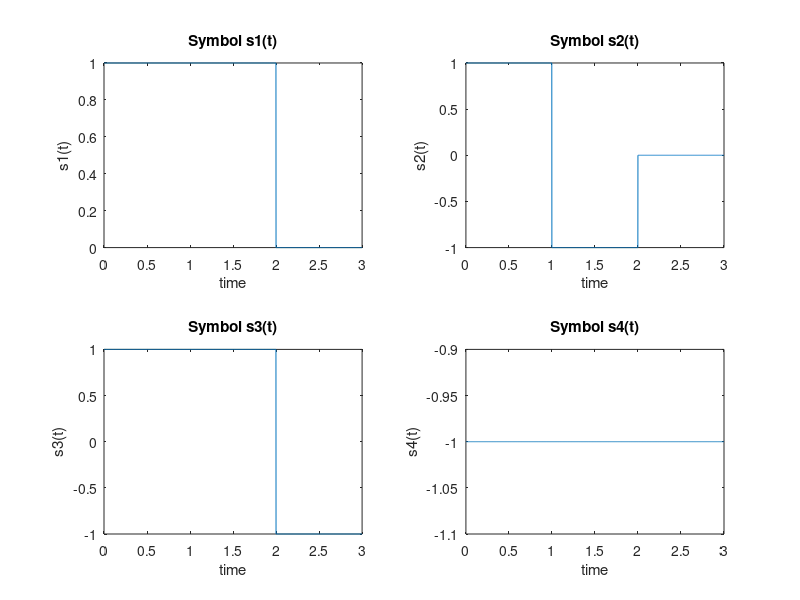
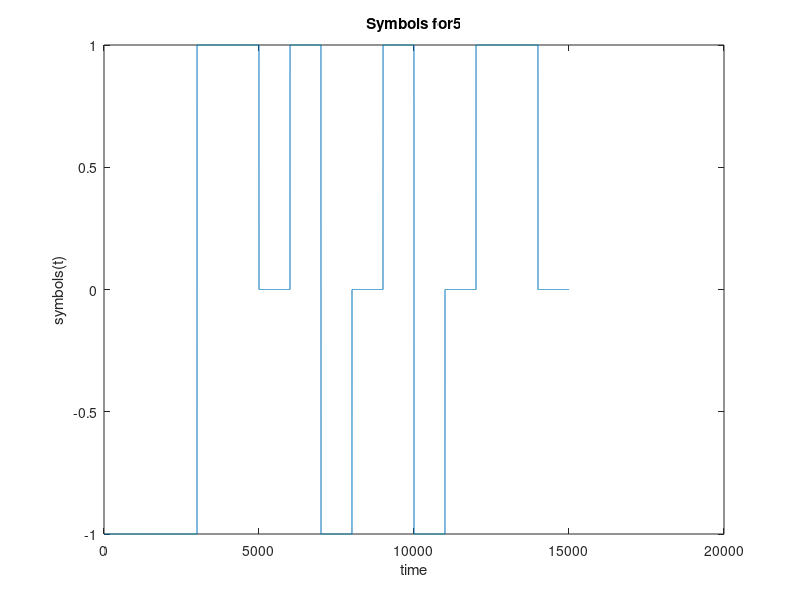
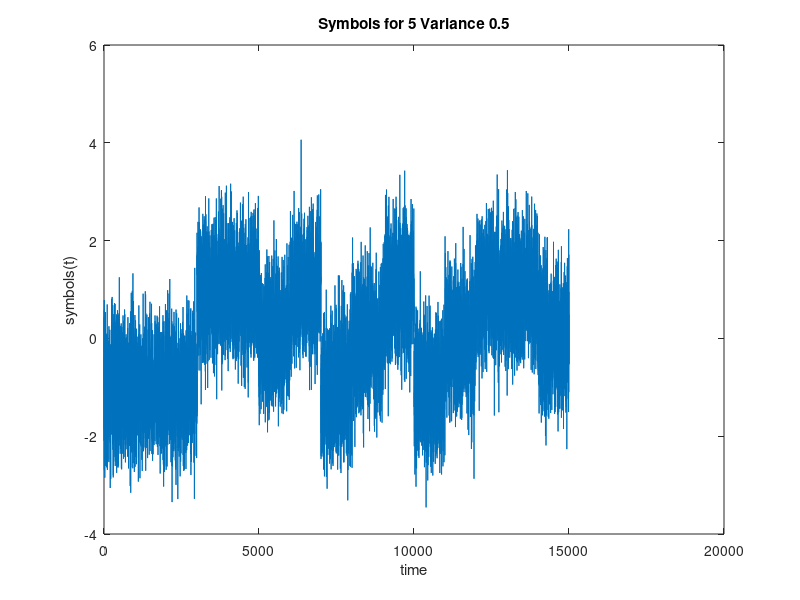
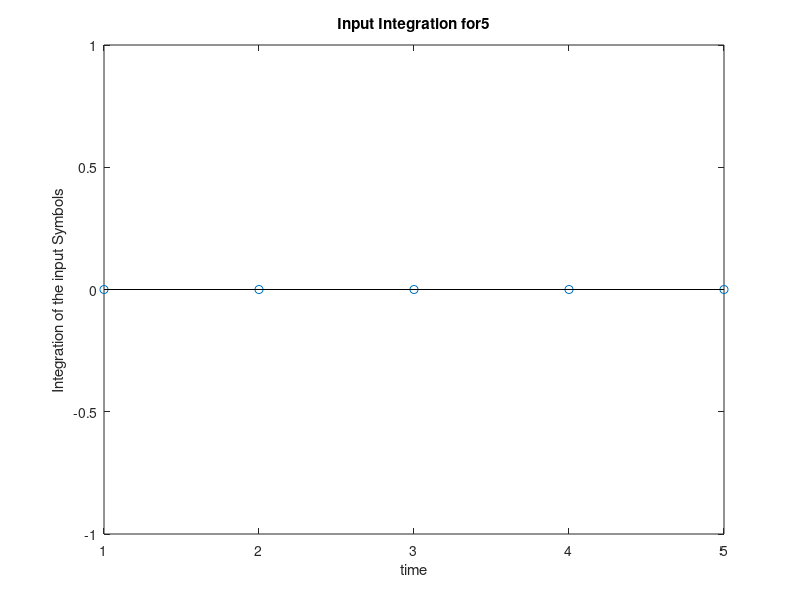

The MATLAB script that drew these images, in order:
clear all;
close all;
clc;
number=5;     % total transmission time (300s)/each signal duration (3s)

% randomly choose one of the four equiprobable signals
seedUsed = rng;

sampleRate = 1000;
% 1000 samples per second means 3000 samples per signal
time = linspace(0,3,3*sampleRate);
nsamples = length(time);

s1 = ones(1,nsamples);
s1(2*sampleRate:end) = 0;

s2 = ones(1,nsamples);
s2(1:sampleRate-1) = 1;
s2(sampleRate:(2*sampleRate)-1) = -1;
s2(2*sampleRate:end) = 0;

s3 = ones(1,nsamples);
s3(1:(2*sampleRate)-1) = 1;
s3(2*sampleRate:end) = -1;


s4 = -1*ones(1,nsamples);

figure();
subplot(2,2,1)
plot(time,s1);
xlabel('time')
ylabel('s1(t)')
title('Symbol s1(t)')
subplot(2,2,2)
plot(time,s2);
xlabel('time')
ylabel('s2(t)')
title('Symbol s2(t)')
subplot(2,2,3)
plot(time,s3);
xlabel('time')
ylabel('s3(t)')
title('Symbol s3(t)')
subplot(2,2,4)
plot(time,s4);
xlabel('time')
ylabel('s4(t)')
title('Symbol s4(t)')




% zero mean white Gaussian noise of variance 0.5 added
outputTotal = zeros(1, nsamples * number);
inputTotal = zeros(1, nsamples * number);
sumInput = zeros(1,  number);
sumOutput = zeros(1, number);
variance = 0.5;
for indexNumber = 1:number
    
    
    sdNoise = sqrt(variance);
    noiseArray = sdNoise.*randn(1,nsamples);
    nextSignal = randi(4);
    tempInput = 0;
   
    switch nextSignal
        case 1
            tempInput = s1;
            
        case 2
            tempInput = s2;
            
        case 3
            tempInput = s3;
            
        case 4
            tempInput= s4;
            
    end
    tempOutput = tempInput + noiseArray;
    inputTotal(1+((indexNumber-1)*nsamples):indexNumber*nsamples) = tempInput;
    outputTotal(1+((indexNumber-1)*nsamples):indexNumber*nsamples) = tempOutput;
    
    
end
figure();
plot(inputTotal);
xlabel('time')
ylabel('symbols(t)')
title(['Symbols for',num2str(number)]);
figure();
plot(outputTotal);
xlabel('time')
ylabel('symbols(t)')
title(['Symbols for ',num2str(number), ' Variance ', num2str(variance) ]);
figure();
stem(sumInput);
xlabel('time')
ylabel('Integration of the input Symbols')
title(['Input Integration for',num2str(number)]);
figure();
stem(sumOutput);
xlabel('time')
ylabel('Integration of the output Symbols')
title(['Input Integration for ',num2str(number), ' Variance ', num2str(variance) ]);
figure();
result = abs(sumInput - sumOutput);
stem(result);
xlabel('time')
ylabel('Absolute difference between the input and output')
title(['Difference between the input and output integration',num2str(number)]);
figure();
plot(sumOutput);
xlabel('time')
ylabel('Integration of the output Symbols')
title(['Input Integration for ',num2str(number), ' Variance ', num2str(variance) ]);


% Define the orthonormal functions {fm(t)}

fm1 = ones(1,nsamples);
fm1(1:(2*sampleRate)-1) = 1;
fm1(2*sampleRate:end) = -1;

fm2 = zeros(1,nsamples);
fm2(2*sampleRate:end) = 1;

fm3 = zeros(1,nsamples);
fm3(sampleRate:(2*sampleRate)-1) = -1;

figure();
subplot(2,2,1)
plot(time,fm1);
xlabel('time')
ylabel('fm1(t)')
title('Orthonormal function fm1(t)')
subplot(2,2,2)
plot(time,fm2);
xlabel('time')
ylabel('fm2(t)')
title('Orthonormal function fm2(t)')
subplot(2,2,3)
plot(time,fm3);
xlabel('time')
ylabel('fm3(t)')
title('Orthonormal function fm3(t)')
% subplot(2,2,4)
% plot(time,s4);
% xlabel('time')
% ylabel('s4(t)')
% title('Symbol s4(t)')

% Integration to get observation vector (ov)

% Plot
